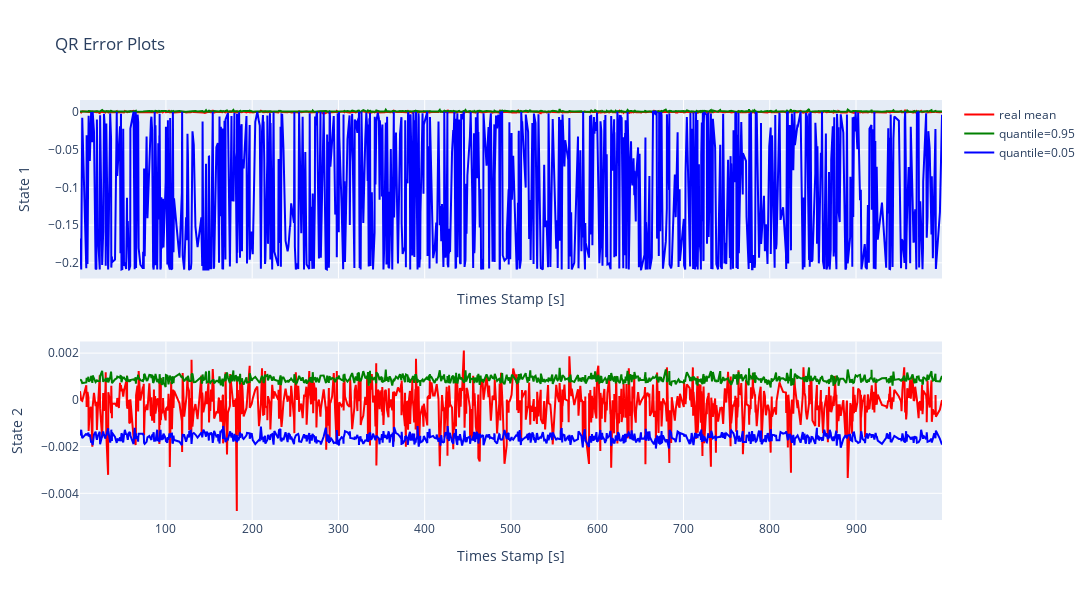

Notebook source saved alongside this figure:
### Markdown cell above
This section visualises the quantile regression on the calibration data which the regressors has yet not seen.

### Code cell
dm.cqr_plot_qr_error()

### Figure 1 — Plotly figure (JSON) as saved in the notebook; plotly's stock layout.template omitted (floating-point values rounded to 4 significant figures; data arrays with more than 128 entries replaced by an {"elided": "..."} marker saying what was removed)
{"data": [{"line": {"color": "red"}, "mode": "lines", "name": "real mean", "showlegend": true, "type": "scatter", "x": {"elided": "1000 float values"}, "xaxis": "x", "y": {"elided": "1000 float values"}, "yaxis": "y"}, {"line": {"color": "green"}, "mode": "lines", "name": "quantile=0.95", "showlegend": true, "type": "scatter", "x": {"elided": "1000 float values"}, "xaxis": "x", "y": {"elided": "1000 float values"}, "yaxis": "y"}, {"line": {"color": "blue"}, "mode": "lines", "name": "quantile=0.05", "showlegend": true, "type": "scatter", "x": {"elided": "1000 float values"}, "xaxis": "x", "y": {"elided": "1000 float values"}, "yaxis": "y"}, {"line": {"color": "red"}, "mode": "lines", "name": "real mean", "showlegend": false, "type": "scatter", "x": {"elided": "1000 float values"}, "xaxis": "x2", "y": {"elided": "1000 float values"}, "yaxis": "y2"}, {"line": {"color": "green"}, "mode": "lines", "name": "quantile=0.95", "showlegend": false, "type": "scatter", "x": {"elided": "1000 float values"}, "xaxis": "x2", "y": {"elided": "1000 float values"}, "yaxis": "y2"}, {"line": {"color": "blue"}, "mode": "lines", "name": "quantile=0.05", "showlegend": false, "type": "scatter", "x": {"elided": "1000 float values"}, "xaxis": "x2", "y": {"elided": "1000 float values"}, "yaxis": "y2"}], "layout": {"height": 600, "showlegend": true, "title": {"text": "QR Error Plots"}, "width": 1800, "xaxis": {"anchor": "y", "domain": [0, 1], "matches": "x2", "showticklabels": false, "title": {"text": "Times Stamp [s]"}}, "xaxis2": {"anchor": "y2", "domain": [0, 1], "title": {"text": "Times Stamp [s]"}}, "yaxis": {"anchor": "x", "domain": [0.575, 1], "title": {"text": " State 1"}}, "yaxis2": {"anchor": "x2", "domain": [0, 0.425], "title": {"text": " State 2"}}}}
